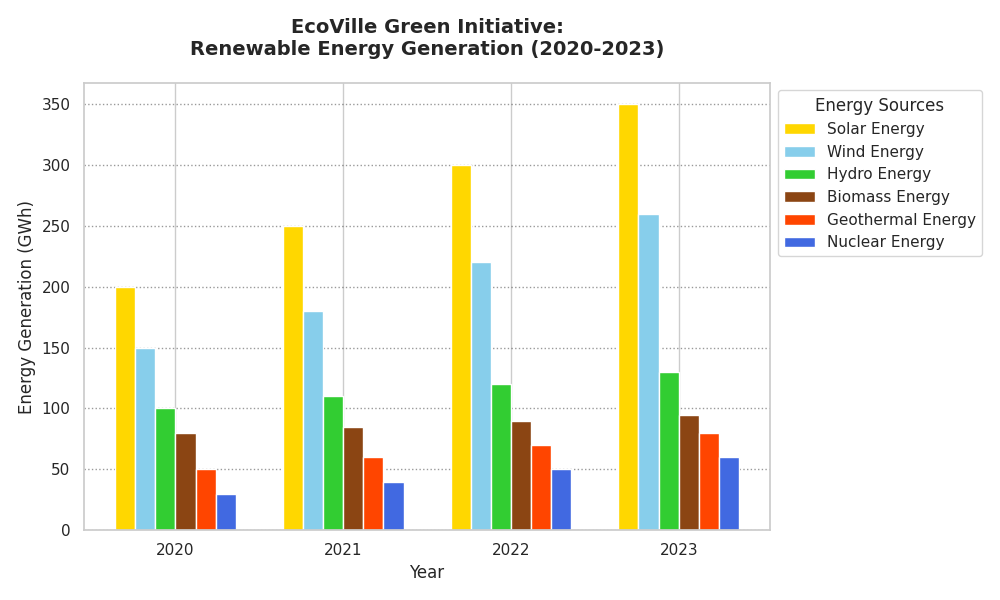

The script that drew this image:
import matplotlib.pyplot as plt
import numpy as np

# Updated data for energy generation in gigawatt-hours (GWh) with additional energy sources
years = ['2020', '2021', '2022', '2023']
solar_energy = [200, 250, 300, 350]
wind_energy = [150, 180, 220, 260]
hydro_energy = [100, 110, 120, 130]
biomass_energy = [80, 85, 90, 95]
geothermal_energy = [50, 60, 70, 80]
nuclear_energy = [30, 40, 50, 60]

# Colors for each energy source
colors = ['#ffd700', '#87ceeb', '#32cd32', '#8b4513', '#ff4500', '#4169e1']

# Create the figure and axis
fig, ax = plt.subplots(figsize=(10, 6))

# Bar width and position settings
bar_width = 0.12
indices = np.arange(len(years))

# Plot grouped bars
ax.bar(indices - bar_width*2.5, solar_energy, label='Solar Energy', color=colors[0], width=bar_width)
ax.bar(indices - bar_width*1.5, wind_energy, label='Wind Energy', color=colors[1], width=bar_width)
ax.bar(indices - bar_width*0.5, hydro_energy, label='Hydro Energy', color=colors[2], width=bar_width)
ax.bar(indices + bar_width*0.5, biomass_energy, label='Biomass Energy', color=colors[3], width=bar_width)
ax.bar(indices + bar_width*1.5, geothermal_energy, label='Geothermal Energy', color=colors[4], width=bar_width)
ax.bar(indices + bar_width*2.5, nuclear_energy, label='Nuclear Energy', color=colors[5], width=bar_width)

# Set title and axis labels
ax.set_title('EcoVille Green Initiative:\nRenewable Energy Generation (2020-2023)', fontsize=14, fontweight='bold', pad=20)
ax.set_xlabel('Year', fontsize=12)
ax.set_ylabel('Energy Generation (GWh)', fontsize=12)

# Set x-ticks and x-tick labels
ax.set_xticks(indices)
ax.set_xticklabels(years)

# Enable gridlines for y-axis
ax.yaxis.grid(True, linestyle=':', color='black', alpha=0.4)

# Add legend
ax.legend(title="Energy Sources", loc='upper left', bbox_to_anchor=(1, 1))

# Adjust layout
plt.tight_layout()

# Display the plot
plt.show()
